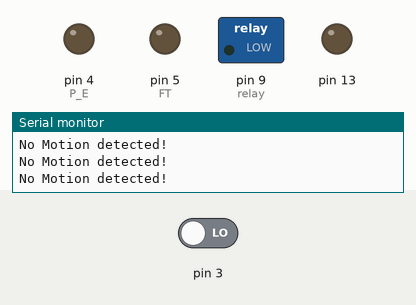
This sketch was run on a simulated Arduino Uno, built with avr-gcc and run on an emulated ATmega328P. Shown: switched loads named in the sketch (green lamp = pin HIGH), output pins drawn as LEDs (lit = HIGH), the last lines printed to the serial monitor. Inputs (shaded band) come from the test bench; at power-on: pin 3 LOW.

Above: at 1.8 s.
1.9 s: pin 3 driven HIGH
At 3.4 s:
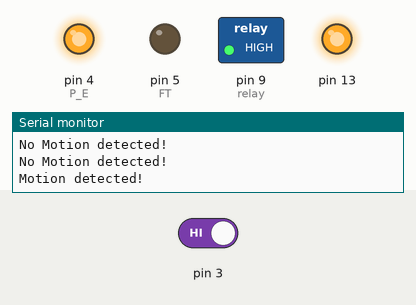
Timing chart, 0 to 4.9 s (numbered marks = the images above; inputs shaded):
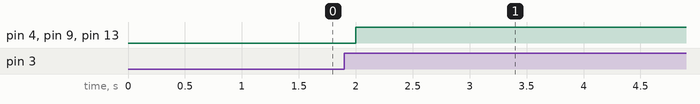

The sketch:

ompky_play_recording_when_pirHigh.ino
```cpp
#define P_E 4
#define FT 5
#define playTime 12000
#define relay 9

void setup()
{
pinMode(3, INPUT);
pinMode(13, OUTPUT);
pinMode(P_E,OUTPUT);
pinMode(FT,OUTPUT);

Serial.begin(9600);
pinMode(relay,OUTPUT);
}

void loop()
{
  if (digitalRead(3)== HIGH)
    {
    digitalWrite(13, HIGH);
    digitalWrite(P_E, HIGH);
    digitalWrite(relay, HIGH);
    Serial.println("Motion detected!");
    delay(5000);
    digitalWrite(13, LOW);
    digitalWrite(P_E, LOW);
    digitalWrite(relay, LOW);

    }
    else
       {
      digitalWrite(13,LOW);
      digitalWrite(relay, LOW);
      Serial.println("No Motion detected!");
      delay(500);
       }
    }
```

Measured:
- after the input at 1.9 s, pin 4 (P_E), pin 9 (relay), pin 13: LOW → HIGH after 0.10 s
